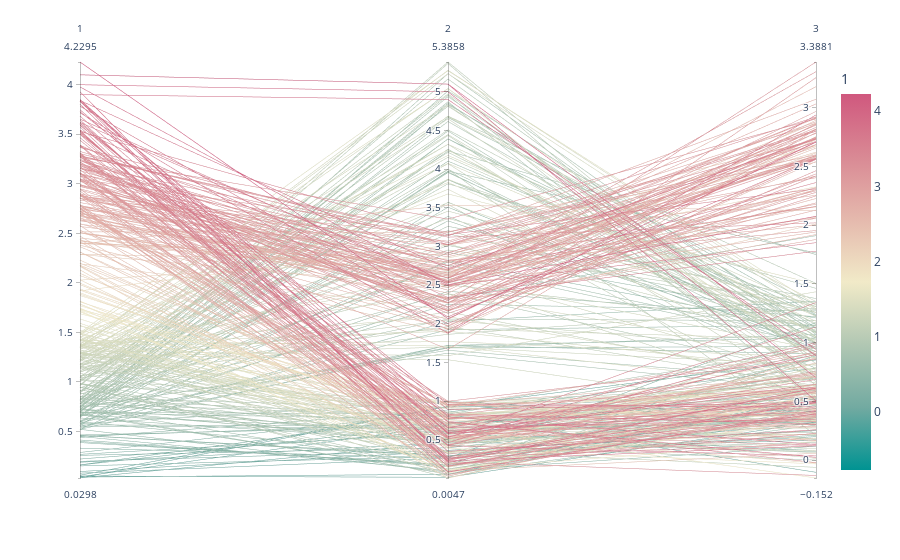

The notebook cell saved with this chart:
### Code cell
fig = px.parallel_coordinates(df, color="1", labels={},
                             color_continuous_scale=px.colors.diverging.Tealrose,
                             color_continuous_midpoint=np.median(df['1']))
fig.show()

### Figure 1 — Plotly figure (JSON) as saved in the notebook; plotly's stock layout.template omitted (floating-point values rounded to 4 significant figures; data arrays with more than 128 entries replaced by an {"elided": "..."} marker saying what was removed)
{"data": [{"dimensions": [{"label": "1", "values": {"elided": "404 float values"}}, {"label": "2", "values": {"elided": "404 float values"}}, {"label": "3", "values": {"elided": "404 float values"}}], "domain": {"x": [0, 1], "y": [0, 1]}, "line": {"color": {"elided": "404 float values"}, "coloraxis": "coloraxis"}, "name": "", "type": "parcoords"}], "layout": {"coloraxis": {"cmid": 1.728, "colorbar": {"title": {"text": "1"}}, "colorscale": [[0, "rgb(0, 147, 146)"], [0.1667, "rgb(114, 170, 161)"], [0.3333, "rgb(177, 199, 179)"], [0.5, "rgb(241, 234, 200)"], [0.6667, "rgb(229, 185, 173)"], [0.8333, "rgb(217, 137, 148)"], [1, "rgb(208, 88, 126)"]]}, "legend": {"tracegroupgap": 0}, "margin": {"t": 60}}}
